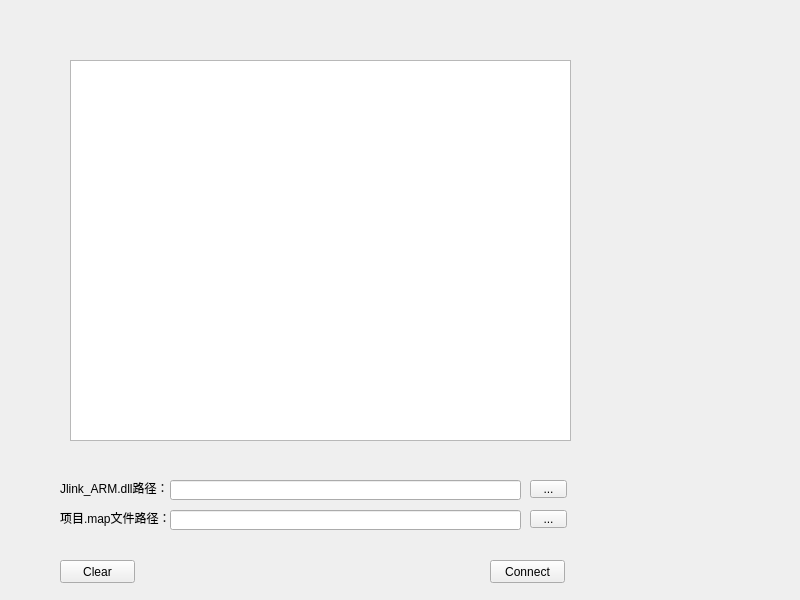
<?xml version="1.0" encoding="UTF-8"?>
<ui version="4.0">
 <class>MainWindow</class>
 <widget class="QMainWindow" name="MainWindow">
  <property name="geometry">
   <rect>
    <x>0</x>
    <y>0</y>
    <width>800</width>
    <height>600</height>
   </rect>
  </property>
  <property name="windowTitle">
   <string>MainWindow</string>
  </property>
  <widget class="QWidget" name="centralWidget">
   <widget class="QTextBrowser" name="textBrowser">
    <property name="geometry">
     <rect>
      <x>70</x>
      <y>60</y>
      <width>501</width>
      <height>381</height>
     </rect>
    </property>
   </widget>
   <widget class="QLabel" name="label">
    <property name="geometry">
     <rect>
      <x>60</x>
      <y>480</y>
      <width>111</width>
      <height>16</height>
     </rect>
    </property>
    <property name="text">
     <string>Jlink_ARM.dll路径：</string>
    </property>
   </widget>
   <widget class="QLabel" name="label_2">
    <property name="geometry">
     <rect>
      <x>60</x>
      <y>510</y>
      <width>111</width>
      <height>16</height>
     </rect>
    </property>
    <property name="text">
     <string>项目.map文件路径：</string>
    </property>
   </widget>
   <widget class="QLineEdit" name="lineEdit_dll">
    <property name="geometry">
     <rect>
      <x>170</x>
      <y>480</y>
      <width>351</width>
      <height>20</height>
     </rect>
    </property>
   </widget>
   <widget class="QLineEdit" name="lineEdit_map">
    <property name="geometry">
     <rect>
      <x>170</x>
      <y>510</y>
      <width>351</width>
      <height>20</height>
     </rect>
    </property>
   </widget>
   <widget class="QToolButton" name="toolButton_jlink_lj">
    <property name="geometry">
     <rect>
      <x>530</x>
      <y>480</y>
      <width>37</width>
      <height>18</height>
     </rect>
    </property>
    <property name="text">
     <string>...</string>
    </property>
   </widget>
   <widget class="QToolButton" name="toolButton_map_lj">
    <property name="geometry">
     <rect>
      <x>530</x>
      <y>510</y>
      <width>37</width>
      <height>18</height>
     </rect>
    </property>
    <property name="text">
     <string>...</string>
    </property>
   </widget>
   <widget class="QPushButton" name="pushButton_connect">
    <property name="geometry">
     <rect>
      <x>490</x>
      <y>560</y>
      <width>75</width>
      <height>23</height>
     </rect>
    </property>
    <property name="text">
     <string>Connect</string>
    </property>
   </widget>
   <widget class="QPushButton" name="pushButton_clear">
    <property name="geometry">
     <rect>
      <x>60</x>
      <y>560</y>
      <width>75</width>
      <height>23</height>
     </rect>
    </property>
    <property name="text">
     <string>Clear</string>
    </property>
   </widget>
  </widget>
 </widget>
 <resources/>
 <connections/>
</ui>
